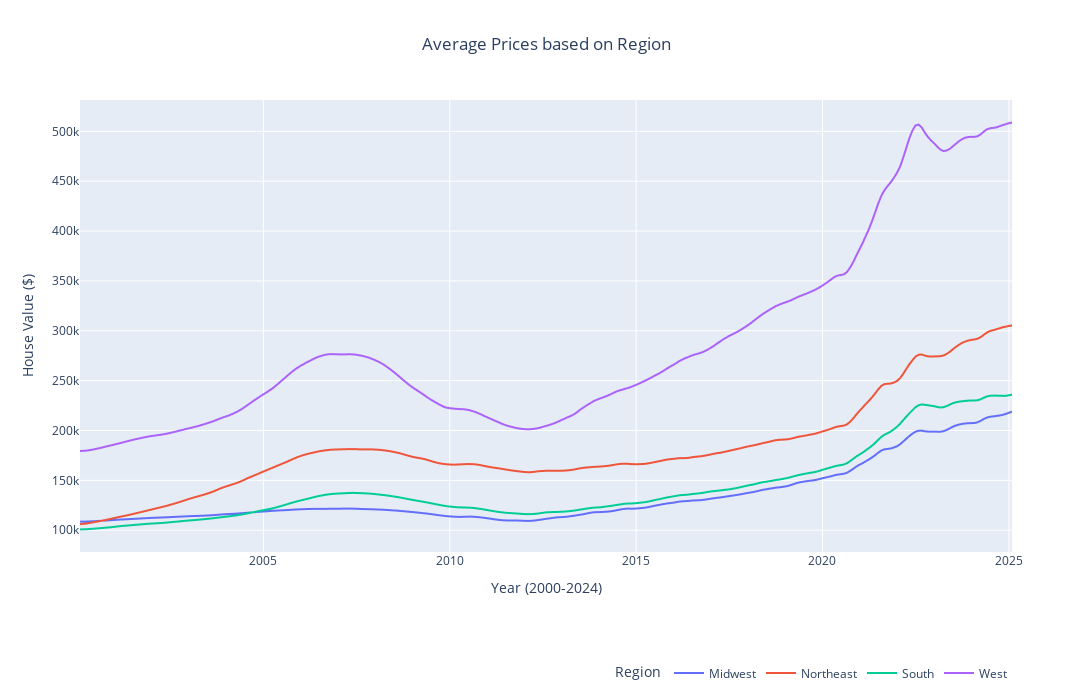

Notebook source saved alongside this figure:
### Code cell
import plotly.express as px
import plotly.graph_objects as go

# Assuming hv is the home_value DataFrame
hv = home_value.copy()

region_mapping = {
    # list of states given, paired with their region
    'ME': 'Northeast', 'NH': 'Northeast', 'VT': 'Northeast', 'MA': 'Northeast', 
    'RI': 'Northeast', 'CT': 'Northeast', 'NY': 'Northeast', 'NJ': 'Northeast', 'PA': 'Northeast',
    
    'ND': 'Midwest', 'SD': 'Midwest', 'NE': 'Midwest', 'KS': 'Midwest', 'MN': 'Midwest', 'IA': 'Midwest',
    'MO': 'Midwest', 'WI': 'Midwest', 'IL': 'Midwest', 'IN': 'Midwest', 'OH': 'Midwest', 'MI': 'Midwest',
    
    'DE': 'South', 'MD': 'South', 'DC': 'South', 'VA': 'South', 'WV': 'South', 'NC': 'South', 'SC': 'South', 
    'GA': 'South', 'FL': 'South', 'KY': 'South', 'TN': 'South', 'AL': 'South', 'MS': 'South', 'AR': 'South', 
    'LA': 'South', 'OK': 'South', 'TX': 'South',
    
    'MT': 'West', 'ID': 'West', 'WY': 'West', 'CO': 'West', 'NM': 'West', 'AZ': 'West', 'UT': 'West', 
    'NV': 'West', 'WA': 'West', 'OR': 'West', 'CA': 'West', 'AK': 'West', 'HI': 'West'
}


# Add region column based on the state abbreviation
hv['RegionName'] = hv['StateName'].map(region_mapping)

# Grab Columns
categorical_columns = hv.columns[:5]
dates = hv.columns[5:]

# Convert to date time and melt the DataFrame
df_melted = hv.melt(id_vars=categorical_columns, value_vars=dates, var_name='Date', value_name='Value')
df_melted['Date'] = pd.to_datetime(df_melted['Date'])
df_melted = df_melted.dropna(subset=['Value'])

# Sort the DataFrame
df_sorted = df_melted.sort_values(by=["RegionName", "Date"])

df_region = df_sorted.groupby(["RegionName","Date"])['Value'].mean().reset_index()
# Create the Plotly scatter plot
fig = px.line(df_region, x="Date", y="Value", color="RegionName", 
              title="Average Prices based on Region",
              labels={"Date": "Year (2000-2024)", "Value": "Average House Values per State ($)", "StateName": "State Abbreviation"},
              width=1400, height=700, hover_data=["RegionName"])

# Update layout for better spacing
fig.update_layout(
    legend_title="Region",
    legend=dict(title="Region", orientation="h", yanchor="bottom", y=-0.3, xanchor="right", x=1),
    xaxis_title="Year (2000-2024)",
    yaxis_title="House Value ($)",
    title_x=0.5  # Center the title
)

fig.update_traces(marker=dict(size=3))

fig.show()

### Figure 1 — Plotly figure (JSON) as saved in the notebook; plotly's stock layout.template omitted (floating-point values rounded to 4 significant figures; data arrays with more than 128 entries replaced by an {"elided": "..."} marker saying what was removed)
{"data": [{"customdata": {"elided": "301x1 str values"}, "hovertemplate": "RegionName=%{customdata[0]}<br>Year (2000-2024)=%{x}<br>Average House Values per State ($)=%{y}<extra></extra>", "legendgroup": "Midwest", "line": {"color": "#636efa", "dash": "solid"}, "marker": {"size": 3, "symbol": "circle"}, "mode": "lines", "name": "Midwest", "showlegend": true, "type": "scattergl", "x": {"elided": "301 str values"}, "xaxis": "x", "y": {"elided": "301 float values"}, "yaxis": "y"}, {"customdata": {"elided": "301x1 str values"}, "hovertemplate": "RegionName=%{customdata[0]}<br>Year (2000-2024)=%{x}<br>Average House Values per State ($)=%{y}<extra></extra>", "legendgroup": "Northeast", "line": {"color": "#EF553B", "dash": "solid"}, "marker": {"size": 3, "symbol": "circle"}, "mode": "lines", "name": "Northeast", "showlegend": true, "type": "scattergl", "x": {"elided": "301 str values"}, "xaxis": "x", "y": {"elided": "301 float values"}, "yaxis": "y"}, {"customdata": {"elided": "301x1 str values"}, "hovertemplate": "RegionName=%{customdata[0]}<br>Year (2000-2024)=%{x}<br>Average House Values per State ($)=%{y}<extra></extra>", "legendgroup": "South", "line": {"color": "#00cc96", "dash": "solid"}, "marker": {"size": 3, "symbol": "circle"}, "mode": "lines", "name": "South", "showlegend": true, "type": "scattergl", "x": {"elided": "301 str values"}, "xaxis": "x", "y": {"elided": "301 float values"}, "yaxis": "y"}, {"customdata": {"elided": "301x1 str values"}, "hovertemplate": "RegionName=%{customdata[0]}<br>Year (2000-2024)=%{x}<br>Average House Values per State ($)=%{y}<extra></extra>", "legendgroup": "West", "line": {"color": "#ab63fa", "dash": "solid"}, "marker": {"size": 3, "symbol": "circle"}, "mode": "lines", "name": "West", "showlegend": true, "type": "scattergl", "x": {"elided": "301 str values"}, "xaxis": "x", "y": {"elided": "301 float values"}, "yaxis": "y"}], "layout": {"height": 700, "legend": {"orientation": "h", "title": {"text": "Region"}, "tracegroupgap": 0, "x": 1, "xanchor": "right", "y": -0.3, "yanchor": "bottom"}, "title": {"text": "Average Prices based on Region", "x": 0.5}, "width": 1400, "xaxis": {"anchor": "y", "autorange": true, "domain": [0, 1], "range": ["2000-01-31", "2025-01-31"], "title": {"text": "Year (2000-2024)"}, "type": "date"}, "yaxis": {"anchor": "x", "autorange": true, "domain": [0, 1], "range": [78180.0, 531400.0], "title": {"text": "House Value ($)"}, "type": "linear"}}}
